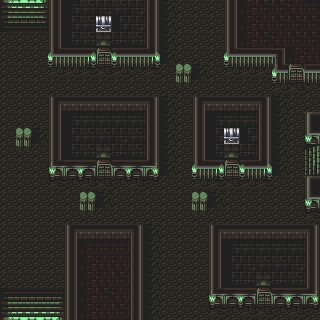

A 2D game scene composited from a Tiled map and its tileset images. What follows is a short description and the map's XML, with each tile layer's data collapsed to a summary:
An orthogonal 20x20 tile map with 16x16 px tiles, 1 tile layer (Tile Layer 1), 7 hidden layers not drawn.

<map version="1.2" tiledversion="1.2.4" orientation="orthogonal" renderorder="right-down" width="20" height="20" tilewidth="16" tileheight="16" infinite="0" nextlayerid="10" nextobjectid="1">
 <tileset firstgid="1" name="5F006061" tilewidth="16" tileheight="16" tilecount="1024" columns="32">
  <image source="5F006061.png" trans="ffffff" width="512" height="512" />
 </tileset>
 <layer id="1" name="Tile Layer 1" width="20" height="20">
  <properties>
   <property name="Anims1" value="MansterAnimationsID" />
   <property name="ChapterID" value="Chapter2" />
   <property name="Main" value="" />
   <property name="MapChangesID" value="Chapter2MapChanges" />
   <property name="MapID" value="Chapter2Map" />
   <property name="ObjectType" value="MansterObjectID" />
   <property name="PaletteID" value="MansterPaletteID" />
   <property name="TileConfig" value="MansterConfigID" />
  </properties>
  <data>[400 cells, 400 non-empty, 65 distinct tile ids]</data>
 </layer>
 <layer id="3" name="TopChest" width="20" height="20" visible="0">
  <properties>
   <property name="Height" value="1" />
   <property name="ID" value="0" />
   <property name="Width" value="1" />
   <property name="X" value="6" />
   <property name="Y" value="1" />
  </properties>
  <data>[400 cells, 1 non-empty, 1 distinct tile ids]</data>
 </layer>
 <layer id="4" name="TopLeftDoorOpen" width="20" height="20" visible="0">
  <properties>
   <property name="Height" value="3" />
   <property name="ID" value="6" />
   <property name="Width" value="1" />
   <property name="X" value="6" />
   <property name="Y" value="2" />
  </properties>
  <data>[400 cells, 3 non-empty, 3 distinct tile ids]</data>
 </layer>
 <layer id="5" name="TopRightDoor" width="20" height="20" visible="0">
  <properties>
   <property name="Height" value="2" />
   <property name="ID" value="1" />
   <property name="Width" value="2" />
   <property name="X" value="17" />
   <property name="Y" value="4" />
  </properties>
  <data>[400 cells, 2 non-empty, 2 distinct tile ids]</data>
 </layer>
 <layer id="6" name="MiddleChestOpen" width="20" height="20" visible="0">
  <properties>
   <property name="Height" value="1" />
   <property name="ID" value="2" />
   <property name="Width" value="1" />
   <property name="X" value="14" />
   <property name="Y" value="8" />
  </properties>
  <data>[400 cells, 1 non-empty, 1 distinct tile ids]</data>
 </layer>
 <layer id="7" name="LeftCenterDoorOpen" width="20" height="20" visible="0">
  <properties>
   <property name="Height" value="2" />
   <property name="ID" value="3" />
   <property name="Width" value="1" />
   <property name="X" value="6" />
   <property name="Y" value="10" />
  </properties>
  <data>[400 cells, 2 non-empty, 2 distinct tile ids]</data>
 </layer>
 <layer id="8" name="MiddleDoorOpen" width="20" height="20" visible="0">
  <properties>
   <property name="Height" value="2" />
   <property name="ID" value="4" />
   <property name="Width" value="1" />
   <property name="X" value="14" />
   <property name="Y" value="10" />
  </properties>
  <data>[400 cells, 2 non-empty, 2 distinct tile ids]</data>
 </layer>
 <layer id="9" name="BottomDoorOpen" width="20" height="20" visible="0">
  <properties>
   <property name="Height" value="2" />
   <property name="ID" value="5" />
   <property name="Width" value="1" />
   <property name="X" value="16" />
   <property name="Y" value="18" />
  </properties>
  <data>[400 cells, 2 non-empty, 2 distinct tile ids]</data>
 </layer>
</map>
